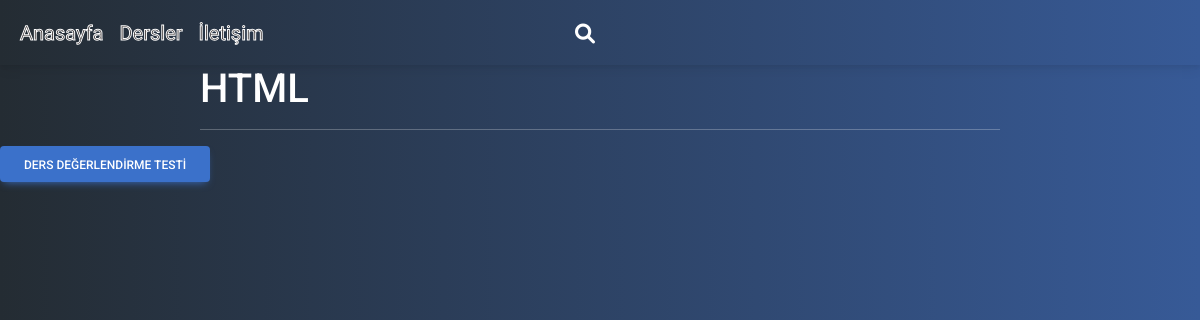
Page /Html/ on the earlier database version.
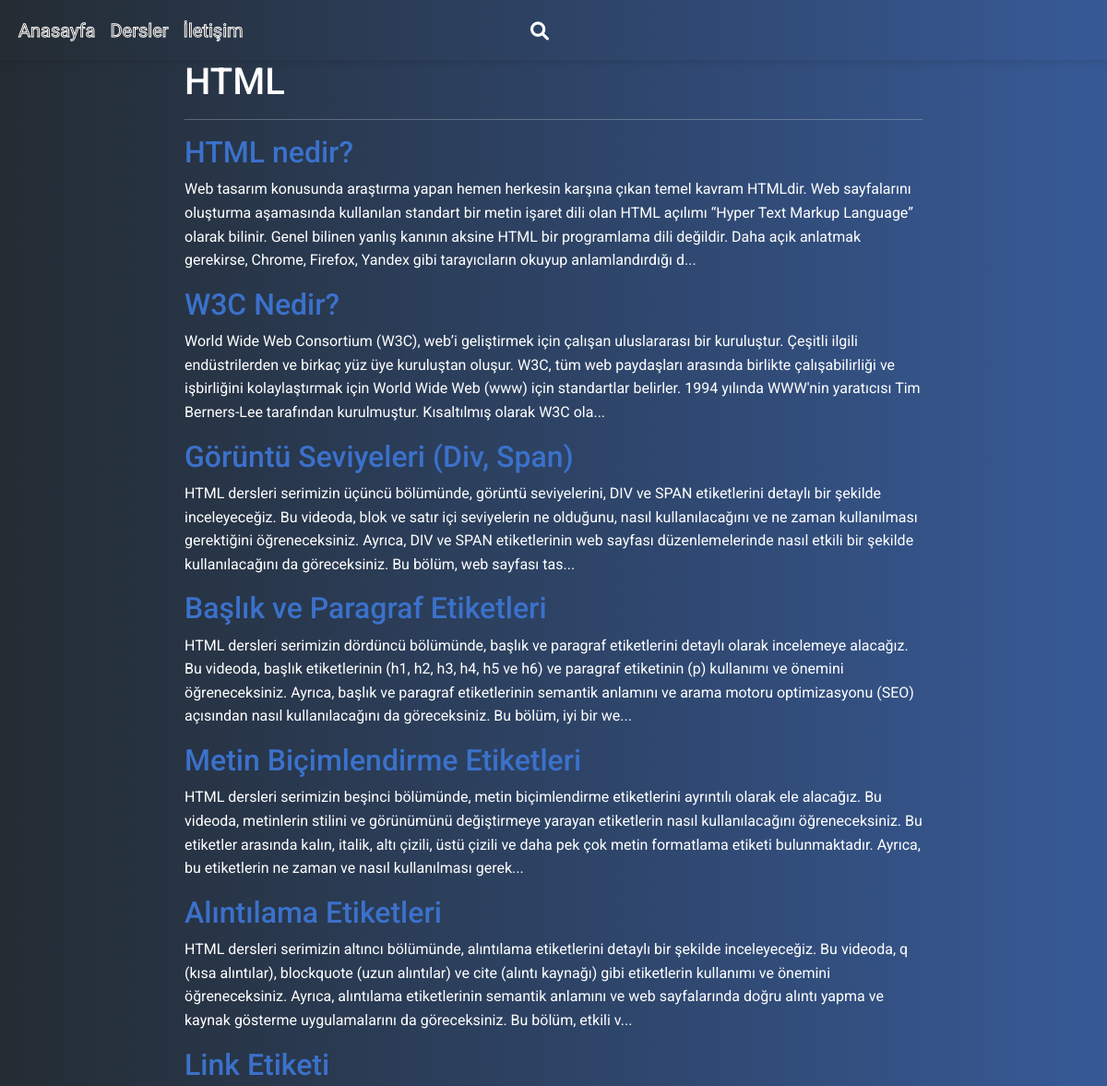
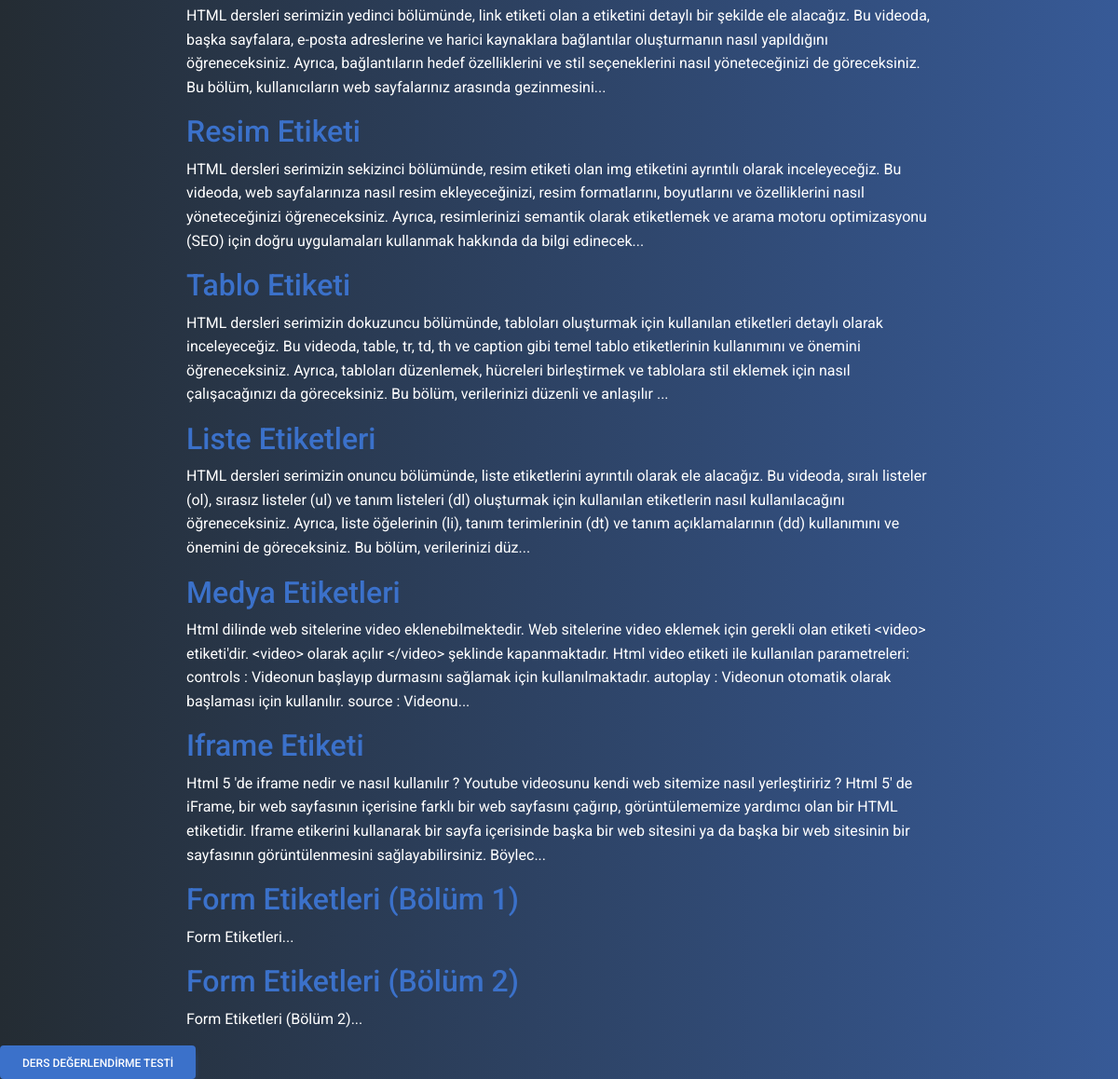
Same page on the later database version (2 pictures, top to bottom).
### quiz/models.py (models this page shows, shortened)
class  Html(models.Model):
	tutorial_Title = models.CharField(max_length=20000)
	tutorial_Body = models.TextField()
	tutorial_Video = EmbedVideoField()
	class  Meta:
		verbose_name_plural = "Html"

### quiz/views.py (the view)
# urls.py: path('Html/',html, name="html" ),
def  html(request):
	html = Html.objects.all()
	context = {
	'html': html,
	}
	return  render(request, 'dersler/html.html', context)

### quiz/templates/dersler/html.html (shortened to what this page needs)
{% extends 'base.html' %}
{% load static %}
{% block body %}
{% include 'part/header.html' %}
<div class="header vh100 gradient-custom">
    <div  class="col-md-8 offset-md-2 ">
        <h1 style="color: white;">HTML</h1>
        <hr style="color: white;">
        {% for t in html %}
        <h2><a  href="{% url 'html_detail' t.pk %}">{{ t.tutorial_Title}}</a></h2>
        <p style="color: white;">{{ t.tutorial_Body | slice:':400' }}...</p>
        {% endfor %}
    </div>
    <a href="{% url 'htmlq' %}" class="btn btn-primary">Ders Değerlendirme Testi</a>
</div>
{% endblock body %}

### quiz/templates/base.html (shortened to what this page needs)
<!DOCTYPE html>
<html lang="tr">
    <head>
<link
  href="https://cdnjs.cloudflare.com/ajax/libs/font-awesome/6.0.0/css/all.min.css"
  rel="stylesheet"
/>
<link
  href="https://cdnjs.cloudflare.com/ajax/libs/mdb-ui-kit/6.2.0/mdb.min.css"
  rel="stylesheet"
/>
    <link rel="stylesheet" href="../static/style.css">
    <link rel="stylesheet" href="../static/animasyon.css">
</head>
<body>
    {% block body %}
    {% endblock body %}
</body>
</html>

### quiz/templates/part/header.html (shortened to what this page needs)
{% load static %}
{% block css %}
<link
href="https://cdnjs.cloudflare.com/ajax/libs/font-awesome/6.0.0/css/all.min.css"
rel="stylesheet"
/>
<link
href="https://cdnjs.cloudflare.com/ajax/libs/mdb-ui-kit/6.2.0/mdb.min.css"
rel="stylesheet"
/>
  <link rel="stylesheet" href="../static/style.css">
  <link rel="stylesheet" href="../static/animasyon.css">
{% endblock css %}
<nav class="navbar navbar-expand-lg buton">
    <div class="container-fluid">
      <div class="collapse navbar-collapse" id="navbarSupportedContent">
        <ul class="navbar-nav me-auto mb-2 mb-lg-0">
          <li class="nav-item">
            <a class="nav-link text-dark main " href="{% url 'anasayfa' %}">Anasayfa</a>
          </li>
          <li class="nav-item">
            <a class="nav-link text-dark main " href="{% url 'ders' %}">Dersler</a>
          </li>
          <li class="nav-item">
            <a class="nav-link text-dark main " href="{% url 'main' %}">İletişim</a>
          </li>
          <li class="nav-item">
            <div class="overlay">
              <a class="mk-search-trigger mk-fullscreen-trigger nav-link" href="#" style="display: table-cell; padding: 0 30px 0 20px; vertical-align: middle;" id="search-button-listener">
                <div id="search-button"><i class="fa fa-search"></i></div>
              </a>
              </div>
          </li>
        </ul>
      </div>
    </div>
  </nav>

### quiz/static/style.css (style rules this page uses)
.overlay { margin-top: -25px; height: 100%; width: 100%; background: rgba(0, 0, 0, 0.8); }
.mk-search-trigger { position: absolute; top: 45%; left: 45%; }
.mk-search-trigger { -webkit-transition: color .2s ease-in-out; -moz-transition: color .2s ease-in-out; -ms-transition: color .2s ease-in-out; -o-transition: color .2s ease-in-out; transition: color .2s ease-in-out }
#search-button { vertical-align: middle; height: 50px; width: 40px; margin-top: -20px; cursor: pointer; opacity: 1; padding-right: 10px; -webkit-transform: rotate(0deg); -moz-transform: rotate(0deg); -ms-transform: rotate(0deg); -o-transform: rotate(0deg); transform: rotate(0deg); }
#search-button i { color: white !important; font-size: 20px; position: absolute; left: 15px; top: 15px; }
.main { transition: all 0.5s; -webkit-text-stroke: 1px #ffffff; font-variation-settings: "wght" 900, "ital" 1; font-size: 20px; text-align: center; color: black; color: transparent; font-family: 'Prompt', sans-serif; cursor: pointer; }
.gradient-custom { background: #0045c5dc; color: white !important; background: -webkit-linear-gradient(to right, rgb(36, 44, 51), rgb(55, 90, 151)); background: linear-gradient(to right, rgb(36, 44, 51), rgb(55, 90, 151)) }
.navbar { background: linear-gradient(to right, rgb(36, 44, 51), rgb(55, 90, 151)); }
*, *::before, *::after { margin: 0; padding: 0; box-sizing: border-box; }

### quiz/static/animasyon.css (style rules this page uses)
a { text-decoration: none; }

### quiz/templates/dersler/html.html (style rules this page uses)
body { background: #0045c5dc; background: -webkit-linear-gradient(to right, rgb(36, 44, 51), rgb(55, 90, 151)); background: linear-gradient(to right, rgb(36, 44, 51), rgb(55, 90, 151)) }

### quiz/templates/part/header.html (style rules this page uses)
.navbar { position: sticky; top: 0; z-index: 9999; }

Differences in the rows shown:
added Html: tutorial_Title "HTML nedir?", tutorial_Body "Web tasarım konusunda araştırma yapan hemen herkesin karşına çıkan temel kavram HTMLdir. Web sayfalarını oluşturma aşamasında kullanılan standart bir metin işaret dili olan HTML açılımı “Hyper Text Markup Language” olarak bilinir. Genel bilinen yanlış kanının aksine HTML bir programlama dili değildir. Daha açık anlatmak gerekirse, Chrome, Firefox, Yandex gibi tarayıcıların okuyup anlamlandırdığı d"
added Html: tutorial_Title "W3C Nedir?", tutorial_Body "World Wide Web Consortium (W3C), web’i geliştirmek için çalışan uluslararası bir kuruluştur. Çeşitli ilgili endüstrilerden ve birkaç yüz üye kuruluştan oluşur. W3C, tüm web paydaşları arasında birlikte çalışabilirliği ve işbirliğini kolaylaştırmak için World Wide Web (www) için standartlar belirler. 1994 yılında WWW'nin yaratıcısı Tim Berners-Lee tarafından kurulmuştur. Kısaltılmış olarak W3C ola"
added Html: tutorial_Title "Görüntü Seviyeleri (Div, Span)", tutorial_Body "HTML dersleri serimizin üçüncü bölümünde, görüntü seviyelerini, DIV ve SPAN etiketlerini detaylı bir şekilde inceleyeceğiz. Bu videoda, blok ve satır içi seviyelerin ne olduğunu, nasıl kullanılacağını ve ne zaman kullanılması gerektiğini öğreneceksiniz. Ayrıca, DIV ve SPAN etiketlerinin web sayfası düzenlemelerinde nasıl etkili bir şekilde kullanılacağını da göreceksiniz. Bu bölüm, web sayfası tas"
added Html: tutorial_Title "Başlık ve Paragraf Etiketleri", tutorial_Body "HTML dersleri serimizin dördüncü bölümünde, başlık ve paragraf etiketlerini detaylı olarak incelemeye alacağız. Bu videoda, başlık etiketlerinin (h1, h2, h3, h4, h5 ve h6) ve paragraf etiketinin (p) kullanımı ve önemini öğreneceksiniz. Ayrıca, başlık ve paragraf etiketlerinin semantik anlamını ve arama motoru optimizasyonu (SEO) açısından nasıl kullanılacağını da göreceksiniz. Bu bölüm, iyi bir we"
added Html: tutorial_Title "Metin Biçimlendirme Etiketleri", tutorial_Body "HTML dersleri serimizin beşinci bölümünde, metin biçimlendirme etiketlerini ayrıntılı olarak ele alacağız. Bu videoda, metinlerin stilini ve görünümünü değiştirmeye yarayan etiketlerin nasıl kullanılacağını öğreneceksiniz. Bu etiketler arasında kalın, italik, altı çizili, üstü çizili ve daha pek çok metin formatlama etiketi bulunmaktadır. Ayrıca, bu etiketlerin ne zaman ve nasıl kullanılması gerek"
added Html: tutorial_Title "Alıntılama Etiketleri", tutorial_Body "HTML dersleri serimizin altıncı bölümünde, alıntılama etiketlerini detaylı bir şekilde inceleyeceğiz. Bu videoda, q (kısa alıntılar), blockquote (uzun alıntılar) ve cite (alıntı kaynağı) gibi etiketlerin kullanımı ve önemini öğreneceksiniz. Ayrıca, alıntılama etiketlerinin semantik anlamını ve web sayfalarında doğru alıntı yapma ve kaynak gösterme uygulamalarını da göreceksiniz. Bu bölüm, etkili v"
added Html: tutorial_Title "Link Etiketi", tutorial_Body "HTML dersleri serimizin yedinci bölümünde, link etiketi olan a etiketini detaylı bir şekilde ele alacağız. Bu videoda, başka sayfalara, e-posta adreslerine ve harici kaynaklara bağlantılar oluşturmanın nasıl yapıldığını öğreneceksiniz. Ayrıca, bağlantıların hedef özelliklerini ve stil seçeneklerini nasıl yöneteceğinizi de göreceksiniz. Bu bölüm, kullanıcıların web sayfalarınız arasında gezinmesini"
added Html: tutorial_Title "Resim Etiketi", tutorial_Body "HTML dersleri serimizin sekizinci bölümünde, resim etiketi olan img etiketini ayrıntılı olarak inceleyeceğiz. Bu videoda, web sayfalarınıza nasıl resim ekleyeceğinizi, resim formatlarını, boyutlarını ve özelliklerini nasıl yöneteceğinizi öğreneceksiniz. Ayrıca, resimlerinizi semantik olarak etiketlemek ve arama motoru optimizasyonu (SEO) için doğru uygulamaları kullanmak hakkında da bilgi edinecek"
added Html: tutorial_Title "Tablo Etiketi", tutorial_Body "HTML dersleri serimizin dokuzuncu bölümünde, tabloları oluşturmak için kullanılan etiketleri detaylı olarak inceleyeceğiz. Bu videoda, table, tr, td, th ve caption gibi temel tablo etiketlerinin kullanımını ve önemini öğreneceksiniz. Ayrıca, tabloları düzenlemek, hücreleri birleştirmek ve tablolara stil eklemek için nasıl çalışacağınızı da göreceksiniz. Bu bölüm, verilerinizi düzenli ve anlaşılır"
added Html: tutorial_Title "Liste Etiketleri", tutorial_Body "HTML dersleri serimizin onuncu bölümünde, liste etiketlerini ayrıntılı olarak ele alacağız. Bu videoda, sıralı listeler (ol), sırasız listeler (ul) ve tanım listeleri (dl) oluşturmak için kullanılan etiketlerin nasıl kullanılacağını öğreneceksiniz. Ayrıca, liste öğelerinin (li), tanım terimlerinin (dt) ve tanım açıklamalarının (dd) kullanımını ve önemini de göreceksiniz. Bu bölüm, verilerinizi düz"
added Html: tutorial_Title "Medya Etiketleri", tutorial_Body "Html dilinde web sitelerine video eklenebilmektedir. Web sitelerine video eklemek için gerekli olan etiketi <video> etiketi'dir. <video> olarak açılır </video> şeklinde kapanmaktadır. Html video etiketi ile kullanılan parametreleri: controls : Videonun başlayıp durmasını sağlamak için kullanılmaktadır. autoplay : Videonun otomatik olarak başlaması için kullanılır. source : Videonu"
added Html: tutorial_Title "Iframe Etiketi", tutorial_Body "Html 5 'de iframe nedir ve nasıl kullanılır ? Youtube videosunu kendi web sitemize nasıl yerleştiririz ? Html 5' de iFrame, bir web sayfasının içerisine farklı bir web sayfasını çağırıp, görüntülememize yardımcı olan bir HTML etiketidir. Iframe etikerini kullanarak bir sayfa içerisinde başka bir web sitesini ya da başka bir web sitesinin bir sayfasının görüntülenmesini sağlayabilirsiniz. Böylec"
added Html: tutorial_Title "Form Etiketleri (Bölüm 1)", tutorial_Body "Form Etiketleri"
added Html: tutorial_Title "Form Etiketleri (Bölüm 2)", tutorial_Body "Form Etiketleri (Bölüm 2)"
